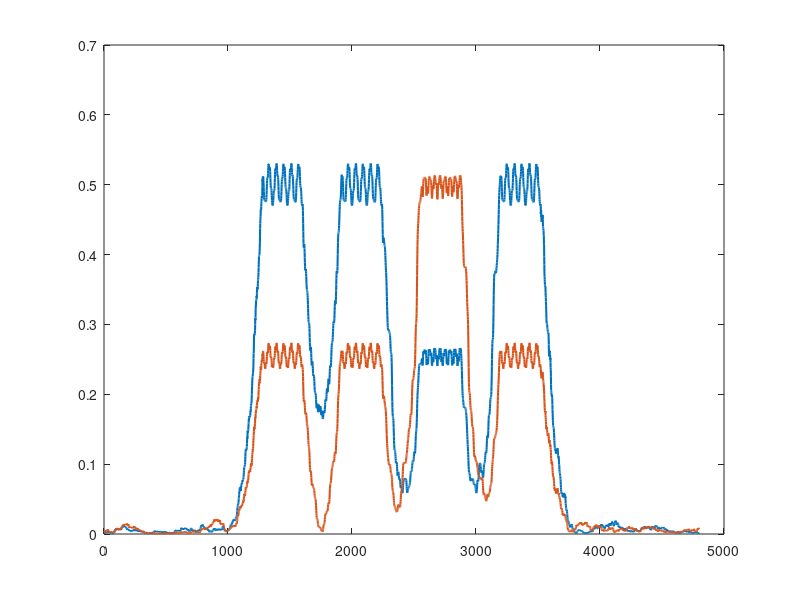

The MATLAB script that drew this image: (Note: this script raises an error after producing the figure.)
clear; close all;

% =========================
% SIGNAL GENERATION (FIXED)
% =========================
Fs = 32000;
duration = 0.02;
N = Fs * duration;
t = (0:N - 1) / Fs;

% DTMF tones
sig_3 = sin(2*pi*697*t) + sin(2*pi*1477*t);
sig_hash = sin(2*pi*941*t) + sin(2*pi*1477*t);

% Build input signal
inputsignal = [(4*rand(1,1280))-2, ...
               sig_hash, sig_hash, sig_3, sig_hash, ...
               (4*rand(1,1280))-2];

% =========================
% SAMPLE-AWARE DETECTION
% =========================
window_size = 320; % 10 ms
stride = 1;

dtmf_freqs = [697 941 1477];
N_total = length(inputsignal);

% Reference signals
 t_ref = (0:window_size-1)/Fs;
ref_cos = zeros(length(dtmf_freqs), window_size);
ref_sin = zeros(length(dtmf_freqs), window_size);

for i = 1:length(dtmf_freqs)
    ref_cos(i,:) = cos(2*pi*dtmf_freqs(i)*t_ref);
    ref_sin(i,:) = sin(2*pi*dtmf_freqs(i)*t_ref);
end

num_steps = N_total - window_size;
corr_out = zeros(num_steps, length(dtmf_freqs));

% Correlation loop
for n = 1:stride:num_steps
    segment = inputsignal(n:n+window_size-1);

    energy = sum(segment.^2) + 1e-6;   % pindah ke atas

    for f = 1:length(dtmf_freqs)
        I = sum(segment .* ref_cos(f,:));
        Q = sum(segment .* ref_sin(f,:));

        % 🔥 FIX DI SINI
        corr_out(n,f) = (I^2 + Q^2) / (energy * window_size);
    end
end

% =========================
% DETECTION
% =========================
score_flag = corr_out(:,2) + corr_out(:,3);
score_mark = corr_out(:,1) + corr_out(:,3);

TH = 0.7 * max(score_flag); % Adaptive threshold

flag_idx = find(score_flag > TH, 1, 'first');

% DEBUG FLAG
if isempty(flag_idx)
    disp('FLAG TIDAK TERDETEKSI - cek threshold atau sinyal');
else
    fprintf('FLAG terdeteksi di sample %d\n', flag_idx);
end

% MARK DETECTION
if ~isempty(flag_idx)
    search_end = min(flag_idx + round(Fs*0.05), length(score_mark));
    search_range = flag_idx : search_end;

    [~, rel_idx] = max(score_mark(search_range));
    sync_point = search_range(rel_idx);

    fprintf('Sync point ditemukan di sample %d\n', sync_point);
end

% =========================
% PLOT DEBUG
% =========================
figure;

plot(score_flag, 'LineWidth', 1.5); hold on;
plot(score_mark, 'LineWidth', 1.5);

% Tambahkan garis threshold
yline(TH, '--r', 'Threshold');

% Label sumbu
xlabel('Sample Index (n)');
ylabel('Normalized Correlation Power');

% Judul
title('Sample-aware Frame Synchronization Detection');

% Legenda
legend('Flag (#: 941+1477 Hz)', ...
       'Mark (3: 697+1477 Hz)', ...
       'Threshold');

fprintf('Max score_flag: %.2f\n', max(score_flag));
fprintf('Max score_mark: %.2f\n', max(score_mark));

grid on;
